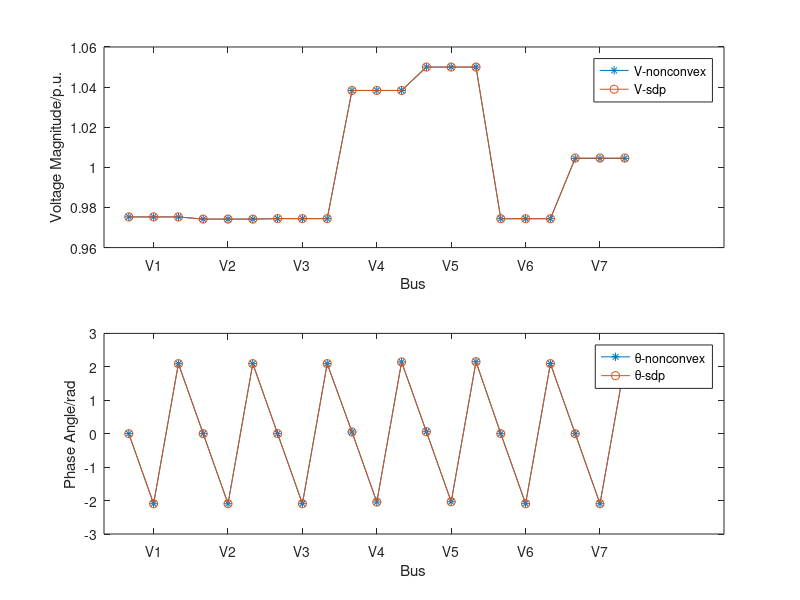

Here is the MATLAB script that generated this plot:
clc;
clear;

Pg_gams=[0;0;0;3.46138662;3.46138664;3.46138774];
Qg_gams=[0.51243648;0.51243180;0.51243851;0.14772101;0.14772463;0.14771856];
Pg_sdp=[0;0;0;3.46131042;3.46132140;3.46152929];
Qg_sdp=[0.51242672;0.51272565;0.51258997;0.14762460;0.14752086;0.14758342];


Vgams=[0.97528153
0.97528115
0.97528141
0.97420483
0.97420448
0.97420472
0.97442987
0.97442952
0.97442976
1.03833053
1.03833049
1.03833052
1.05000000
1.05000000
1.05000000
0.97438956
0.97438921
0.97438945
1.00444638
1.00444745
1.00445986
];
Vsdp=[
0.97528699
0.97528699
0.97527976
0.97421108
0.97420965
0.97420217
0.97443541
0.97443475
0.97442771
1.03833102
1.03833086
1.03833011
1.05000000
1.05000000
1.05000000
0.97439624
0.97439430
0.97438655
1.00463585
1.00463760
1.00464172
];

V_MAE=max(abs(Vsdp-Vgams))
Pg_MAE=max(abs(Pg_sdp-Pg_gams))
Qg_MAE=max(abs(Qg_sdp-Qg_gams))

V_RMSE=sqrt((sum(abs(Vsdp-Vgams).^2))/21)
Pg_RMSE=sqrt((sum(abs(Pg_sdp-Pg_gams).^2))/21)
Qg_RMSE=sqrt((sum(abs(Qg_sdp-Qg_gams).^2))/21)


Agams=[1.58819E-22;-2.09439510;2.09439510;0.00096603;-2.09342908;2.09536113;0.00152803;-2.09286708;2.09592313;0.05035322;-2.04404194;2.14474832;0.05886965;-2.03552552;2.15326475;0.00094496;-2.09345015;2.09534006;0.00000000;-2.09439510;2.09439510];
Asdp =[            0
  -2.094395102393195
   2.094395102393195
   0.000965709940959
  -2.093427646074384
   2.095360927657106
   0.001527929936258
  -2.092866262328042
   2.095923532270472
   0.050354130111800
  -2.044039307668539
   2.144756033973549
   0.058870656082431
  -2.035522736734546
   2.153273347657373
   0.000944478581733
  -2.093448247768182
   2.095339553631940
   0
  -2.094395102393195
   2.094395102393195];
figure(1)
subplot(2,1,1) 
plot(1:21,Vgams,'-*',1:21,Vsdp,'-o')
xlabel('Bus');
ylabel('Voltage Magnitude/p.u.');
xticks([2 5 8 11 14 17 20])
set(gca, 'xticklabel',{'V1';'V2';'V3';'V4';'V5';'V6';'V7'});
legend('V-nonconvex','V-sdp');

subplot(2,1,2) 
plot(1:21,Agams,'-*',1:21,Asdp,'-o')
xlabel('Bus');
ylabel('Phase Angle/rad');
xticks([2 5 8 11 14 17 20])
set(gca, 'xticklabel',{'V1';'V2';'V3';'V4';'V5';'V6';'V7'});

legend('\theta-nonconvex','\theta-sdp');
